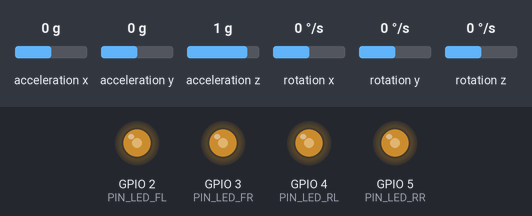
Bench run of a sketch on a simulated ESP32-S3. On the bench: output pins drawn as LEDs (lit = HIGH). Wiring (inferred from the names in the program): MPU-6050 motion sensor at I2C address 0x68. The inputs (shaded band) are chosen by the test bench; at power-on: acceleration x 0 g, acceleration y 0 g, rotation y 0 °/s, acceleration z 1 g, rotation x 0 °/s, rotation z 0 °/s. What the sketch prints to the serial monitor is not drawn.

Above: at 3.6 s.
3.7 s: acceleration x set to -0.8 g
At 4.9 s:
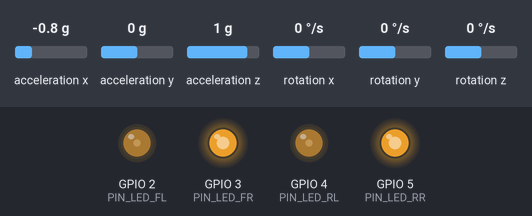
6.7 s: acceleration y set to -0.8 g
At 8.44 s:
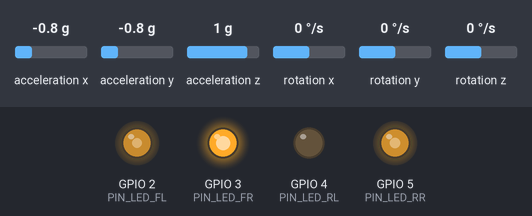
9.7 s: rotation y set to -192 °/s
12.7 s: acceleration z set to 1.4 g
15.7 s: rotation x set to 104 °/s
At 18.4 s:
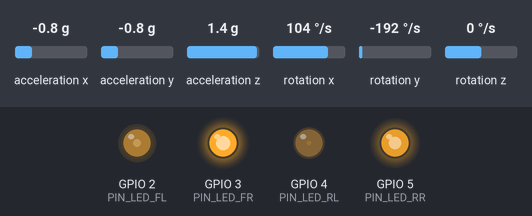
18.7 s: acceleration x set to 1.4 g
At 60.8 s:
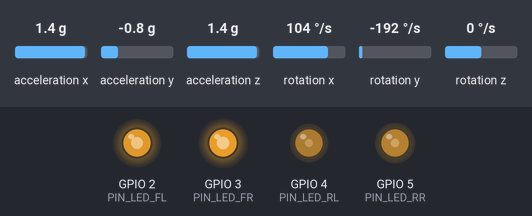
Timing chart, 0 to 68.3 s (numbered marks = the images above; inputs shaded):
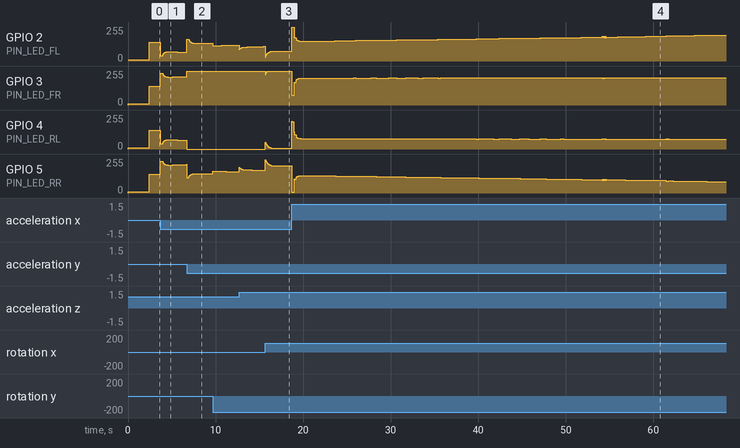

The sketch:

led_stabilization_test.ino
```cpp
/*
 * QSCS - LED Stabilization Test
 * Target: Waveshare ESP32-S3-Zero (ESP32-S3FH4R2)
 * 4 LED sostituiscono motori: brightness = potenza motore
 * Sensore: MPU-6050 (I2C) per pitch/roll reale
 * PID dual-axis → mixer → PWM LED
 *
 * Wiring:
 *   MPU-6050 SDA → GPIO 8, SCL → GPIO 9, VCC → 3.3V, GND → GND
 *   LED_FL (Front-Left)  → GPIO 2  (PWM) + 220Ω → GND
 *   LED_FR (Front-Right) → GPIO 3  (PWM) + 220Ω → GND
 *   LED_RL (Rear-Left)   → GPIO 4  (PWM) + 220Ω → GND
 *   LED_RR (Rear-Right)  → GPIO 5  (PWM) + 220Ω → GND
 *
 * Board: "ESP32S3 Dev Module" in Arduino IDE
 * Upload speed: 921600, USB Mode: "USB-OTG (TinyUSB)"
 */

#include <Wire.h>

// ── I2C pins ESP32-S3 ─────────────────────────────────────────────────
#define I2C_SDA 8
#define I2C_SCL 9

// ── LED pins (PWM-capable GPIO) ───────────────────────────────────────
#define PIN_LED_FL 2
#define PIN_LED_FR 3
#define PIN_LED_RL 4
#define PIN_LED_RR 5

// ── PWM ESP32 (Arduino Core v3.x API) ────────────────────────────────
// ledcAttach(pin, freq, resolution) + ledcWrite(pin, duty) — no canali
#define PWM_FREQ       5000
#define PWM_RESOLUTION 8      // 8-bit → 0-255

// ── MPU-6050 ──────────────────────────────────────────────────────────
#define MPU_ADDR        0x68
#define MPU_PWR_MGMT_1  0x6B
#define MPU_ACCEL_XOUT  0x3B

// ── PID Params (profilo STATIC / hovering) ────────────────────────────
const float KP = 1.8f;
const float KI = 0.05f;
const float KD = 0.8f;

const float PID_MIN = -100.0f;
const float PID_MAX =  100.0f;

// Throttle base: punto di equilibrio virtuale (0-255)
const int BASE_THROTTLE = 140;

// ── Stato PID ─────────────────────────────────────────────────────────
struct PIDState {
  float integral;
  float last_error;
};

PIDState pid_pitch = {0, 0};
PIDState pid_roll  = {0, 0};

// ── Timing ────────────────────────────────────────────────────────────
unsigned long last_time_us = 0;

// ── Calibrazione accel ────────────────────────────────────────────────
float accel_offset_x = 0;
float accel_offset_y = 0;

// ── Angoli filtrati (complementary filter) ────────────────────────────
float angle_pitch = 0;
float angle_roll  = 0;

// ─────────────────────────────────────────────────────────────────────
void led_write(uint8_t pin, int val) {
  ledcWrite(pin, constrain(val, 0, 255));
}

// ─────────────────────────────────────────────────────────────────────
void setup() {
  Serial.begin(115200);

  // LEDC setup (ESP32 Arduino Core v3.x)
  ledcAttach(PIN_LED_FL, PWM_FREQ, PWM_RESOLUTION);
  ledcAttach(PIN_LED_FR, PWM_FREQ, PWM_RESOLUTION);
  ledcAttach(PIN_LED_RL, PWM_FREQ, PWM_RESOLUTION);
  ledcAttach(PIN_LED_RR, PWM_FREQ, PWM_RESOLUTION);

  // Boot signal: tutti al minimo
  led_write(PIN_LED_FL, 10);
  led_write(PIN_LED_FR, 10);
  led_write(PIN_LED_RL, 10);
  led_write(PIN_LED_RR, 10);

  Wire.begin(I2C_SDA, I2C_SCL);
  mpu_init();
  calibrate_accel();

  // LED al base throttle → "in volo virtuale"
  led_write(PIN_LED_FL, BASE_THROTTLE);
  led_write(PIN_LED_FR, BASE_THROTTLE);
  led_write(PIN_LED_RL, BASE_THROTTLE);
  led_write(PIN_LED_RR, BASE_THROTTLE);

  last_time_us = micros();

  Serial.println("QSCS LED Test - Ready [ESP32-S3]");
  Serial.println("t_ms,pitch,roll,pid_p,pid_r,FL,FR,RL,RR");
}

// ─────────────────────────────────────────────────────────────────────
void loop() {
  unsigned long now_us = micros();
  float dt = (now_us - last_time_us) / 1e6f;
  last_time_us = now_us;

  if (dt <= 0 || dt > 0.1f) dt = 0.004f;

  float ax, ay, az, gx, gy;
  read_mpu(&ax, &ay, &az, &gx, &gy);

  float accel_pitch = atan2f(ay - accel_offset_y, az) * 57.2958f;
  float accel_roll  = atan2f(ax - accel_offset_x, az) * 57.2958f;

  // Complementary filter: 98% gyro + 2% accel
  angle_pitch = 0.98f * (angle_pitch + gx * dt) + 0.02f * accel_pitch;
  angle_roll  = 0.98f * (angle_roll  + gy * dt) + 0.02f * accel_roll;

  float out_pitch = pid_compute(&pid_pitch, 0.0f, angle_pitch, dt);
  float out_roll  = pid_compute(&pid_roll,  0.0f, angle_roll,  dt);

  // Mixer quadrotor standard (+ config):
  //   pitch+ → FL/FR salgono, RL/RR scendono
  //   roll+  → FR/RR salgono, FL/RL scendono
  int fl = BASE_THROTTLE + (int)(out_pitch) - (int)(out_roll);
  int fr = BASE_THROTTLE + (int)(out_pitch) + (int)(out_roll);
  int rl = BASE_THROTTLE - (int)(out_pitch) - (int)(out_roll);
  int rr = BASE_THROTTLE - (int)(out_pitch) + (int)(out_roll);

  led_write(PIN_LED_FL, fl);
  led_write(PIN_LED_FR, fr);
  led_write(PIN_LED_RL, rl);
  led_write(PIN_LED_RR, rr);

  Serial.print(millis());        Serial.print(',');
  Serial.print(angle_pitch, 2);  Serial.print(',');
  Serial.print(angle_roll,  2);  Serial.print(',');
  Serial.print(out_pitch,   2);  Serial.print(',');
  Serial.print(out_roll,    2);  Serial.print(',');
  Serial.print(constrain(fl, 0, 255)); Serial.print(',');
  Serial.print(constrain(fr, 0, 255)); Serial.print(',');
  Serial.print(constrain(rl, 0, 255)); Serial.print(',');
  Serial.println(constrain(rr, 0, 255));

  delayMicroseconds(500); // ~250Hz loop
}

// ─────────────────────────────────────────────────────────────────────
float pid_compute(PIDState* s, float setpoint, float current, float dt) {
  float error = setpoint - current;

  float p_out = KP * error;

  s->integral += error * dt;
  s->integral = constrain(s->integral, PID_MIN / KI, PID_MAX / KI);
  float i_out = KI * s->integral;

  float derivative = (dt > 1e-6f) ? (error - s->last_error) / dt : 0;
  float d_out = KD * derivative;

  s->last_error = error;

  return constrain(p_out + i_out + d_out, PID_MIN, PID_MAX);
}

// ─────────────────────────────────────────────────────────────────────
void mpu_init() {
  Wire.beginTransmission(MPU_ADDR);
  Wire.write(MPU_PWR_MGMT_1);
  Wire.write(0x00);
  Wire.endTransmission(true);
  delay(100);
}

void read_mpu(float* ax, float* ay, float* az, float* gx, float* gy) {
  Wire.beginTransmission(MPU_ADDR);
  Wire.write(MPU_ACCEL_XOUT);
  Wire.endTransmission(false);
  Wire.requestFrom(MPU_ADDR, 14, true);

  int16_t raw_ax = (Wire.read() << 8) | Wire.read();
  int16_t raw_ay = (Wire.read() << 8) | Wire.read();
  int16_t raw_az = (Wire.read() << 8) | Wire.read();
  Wire.read(); Wire.read(); // temperatura
  int16_t raw_gx = (Wire.read() << 8) | Wire.read();
  int16_t raw_gy = (Wire.read() << 8) | Wire.read();
  Wire.read(); Wire.read(); // gz non usato

  *ax = raw_ax / 16384.0f; // ±2g → 16384 LSB/g
  *ay = raw_ay / 16384.0f;
  *az = raw_az / 16384.0f;
  *gx = raw_gx / 131.0f;   // ±250°/s → 131 LSB/°/s
  *gy = raw_gy / 131.0f;
}

void calibrate_accel() {
  Serial.println("Calibrazione... tieni fermo il board");
  delay(1000);

  const int N = 200;
  float sum_x = 0, sum_y = 0;
  for (int i = 0; i < N; i++) {
    float ax, ay, az, gx, gy;
    read_mpu(&ax, &ay, &az, &gx, &gy);
    sum_x += ax;
    sum_y += ay;
    delay(5);
  }
  accel_offset_x = sum_x / N;
  accel_offset_y = sum_y / N;

  Serial.print("Offset accel: x=");
  Serial.print(accel_offset_x, 4);
  Serial.print(" y=");
  Serial.println(accel_offset_y, 4);
}
```
